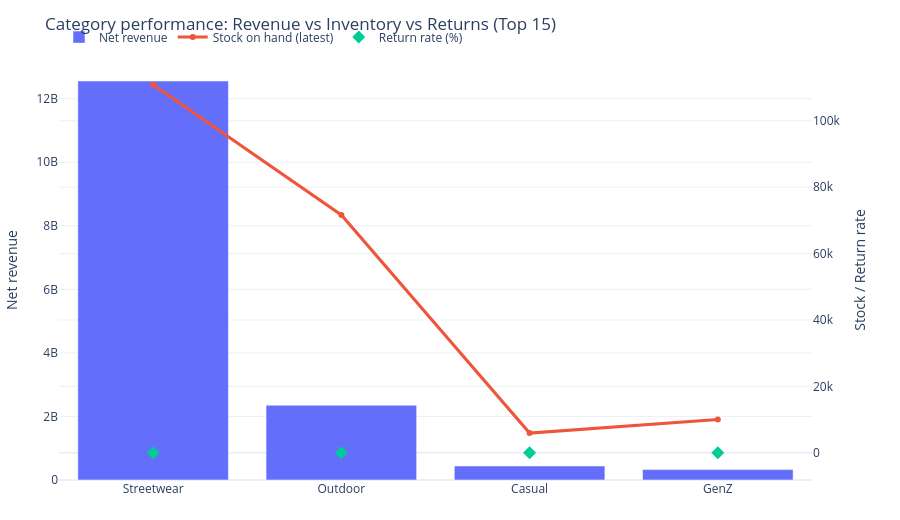

The code cell stored with this chart in its notebook:
### Markdown cell above
## Product Performance (Sales + Inventory + Returns by Category)

### Code cell
# %% Product Performance
""" MARKDOWN INSIGHT: Categories with high revenue + low inventory can indicate stock constraints (lost sales). High return rates alongside high volume often point to product quality/fit issues or misleading merchandising. """

if order_lines is None or order_lines.empty:
    print("[skip] Need order_items (+ orders/products) to compute product performance.")
else:
    df = order_lines.copy()
    cat_col = pick_first_existing(df, ["category", "segment"])
    if cat_col is None:
        print("[skip] No category/segment column available to group product performance.")
    else:
        # Sales volume / revenue by category
        sold = df.groupby(cat_col, as_index=False).agg(
            units_sold=("quantity", "sum") if "quantity" in df.columns else (cat_col, "size"),
            net_revenue=("line_net", "sum") if "line_net" in df.columns else (cat_col, "size"),
            orders=("order_id", "nunique") if "order_id" in df.columns else (cat_col, "size"),
        )

        # Returns rate by category
        returns_cat = None
        if returns_df is not None and products_df is not None and "product_id" in returns_df.columns:
            ret = returns_df.copy()
            ret_qty_col = pick_first_existing(ret, ["return_quantity", "quantity", "qty"])
            if ret_qty_col is None:
                ret["return_quantity"] = 1.0
                ret_qty_col = "return_quantity"
            ret[ret_qty_col] = pd.to_numeric(ret[ret_qty_col], errors="coerce")
            prod_keep = [c for c in products_df.columns if c in {"product_id", "category", "segment"}]
            ret = safe_merge(ret, products_df[prod_keep], on="product_id", how="left")
            ret_cat_col = pick_first_existing(ret, ["category", "segment"])
            if ret_cat_col is not None:
                returns_cat = ret.groupby(ret_cat_col, as_index=False).agg(returns_qty=(ret_qty_col, "sum"))
                returns_cat = returns_cat.rename(columns={ret_cat_col: cat_col})

        kpi = sold.copy()
        if returns_cat is not None:
            kpi = kpi.merge(returns_cat, on=cat_col, how="left")
            kpi["returns_qty"] = kpi["returns_qty"].fillna(0.0)
            kpi["return_rate"] = kpi["returns_qty"] / kpi["units_sold"].replace({0: np.nan})
        else:
            kpi["return_rate"] = np.nan

        # Inventory by category (latest snapshot per product)
        inv_cat = None
        if inventory_df is not None and "product_id" in inventory_df.columns:
            inv = inventory_df.copy()
            inv, inv_date = ensure_datetime(inv, ["snapshot_date"])
            stock_col = pick_first_existing(inv, ["stock_on_hand", "stock", "inventory", "on_hand"])
            if inv_date is not None and stock_col is not None:
                inv[stock_col] = pd.to_numeric(inv[stock_col], errors="coerce")
                inv = inv.sort_values(inv_date)
                latest = inv.groupby("product_id", as_index=False).tail(1)
                # Category mapping: prefer inventory category; else join products
                inv_cat_col = pick_first_existing(latest, ["category", "segment"])
                if inv_cat_col is None and products_df is not None:
                    prod_keep = [c for c in products_df.columns if c in {"product_id", "category", "segment"}]
                    latest = safe_merge(latest, products_df[prod_keep], on="product_id", how="left")
                    inv_cat_col = pick_first_existing(latest, ["category", "segment"])
                if inv_cat_col is not None:
                    inv_cat = latest.groupby(inv_cat_col, as_index=False).agg(stock_on_hand=(stock_col, "sum"))
                    inv_cat = inv_cat.rename(columns={inv_cat_col: cat_col})

        if inv_cat is not None:
            kpi = kpi.merge(inv_cat, on=cat_col, how="left")
        else:
            kpi["stock_on_hand"] = np.nan

        kpi = kpi.sort_values("net_revenue", ascending=False)
        display(kpi.head(10))

        # Chart: revenue (bar) + stock (line) + return rate (markers)
        plot_df = kpi.head(15).copy()
        fig = make_subplots(specs=[[{"secondary_y": True}]])
        fig.add_trace(
            go.Bar(x=plot_df[cat_col], y=plot_df["net_revenue"], name="Net revenue"),
            secondary_y=False,
        )
        if plot_df["stock_on_hand"].notna().any():
            fig.add_trace(
                go.Scatter(
                    x=plot_df[cat_col],
                    y=plot_df["stock_on_hand"],
                    name="Stock on hand (latest)",
                    mode="lines+markers",
                    line=dict(width=3),
                ),
                secondary_y=True,
            )
        if plot_df["return_rate"].notna().any():
            fig.add_trace(
                go.Scatter(
                    x=plot_df[cat_col],
                    y=100.0 * plot_df["return_rate"],
                    name="Return rate (%)",
                    mode="markers",
                    marker=dict(size=10, symbol="diamond"),
                ),
                secondary_y=True,
            )
        fig.update_layout(
            title="Category performance: Revenue vs Inventory vs Returns (Top 15)",
            height=520,
            margin=dict(l=40, r=40, t=60, b=40),
            legend=dict(orientation="h", yanchor="bottom", y=1.02, xanchor="left", x=0),
        )
        fig.update_yaxes(title_text="Net revenue", secondary_y=False)
        fig.update_yaxes(title_text="Stock / Return rate", secondary_y=True)
        fig.show()

### Figure 1 — Plotly figure (JSON) as saved in the notebook; plotly's stock layout.template omitted (floating-point values rounded to 4 significant figures)
{"data": [{"name": "Net revenue", "type": "bar", "x": ["Streetwear", "Outdoor", "Casual", "GenZ"], "xaxis": "x", "y": [12560000000.0, 2353000000.0, 440300000.0, 328700000.0], "yaxis": "y"}, {"line": {"width": 3}, "mode": "lines+markers", "name": "Stock on hand (latest)", "type": "scatter", "x": ["Streetwear", "Outdoor", "Casual", "GenZ"], "xaxis": "x", "y": [110851, 71636, 5924, 10037], "yaxis": "y2"}, {"marker": {"size": 10, "symbol": "diamond"}, "mode": "markers", "name": "Return rate (%)", "type": "scatter", "x": ["Streetwear", "Outdoor", "Casual", "GenZ"], "xaxis": "x", "y": [3.381, 3.454, 3.256, 3.518], "yaxis": "y2"}], "layout": {"height": 520, "legend": {"orientation": "h", "x": 0, "xanchor": "left", "y": 1.02, "yanchor": "bottom"}, "margin": {"b": 40, "l": 40, "r": 40, "t": 60}, "title": {"text": "Category performance: Revenue vs Inventory vs Returns (Top 15)"}, "xaxis": {"anchor": "y", "domain": [0, 0.94]}, "yaxis": {"anchor": "x", "domain": [0, 1], "title": {"text": "Net revenue"}}, "yaxis2": {"anchor": "x", "overlaying": "y", "side": "right", "title": {"text": "Stock / Return rate"}}}}
